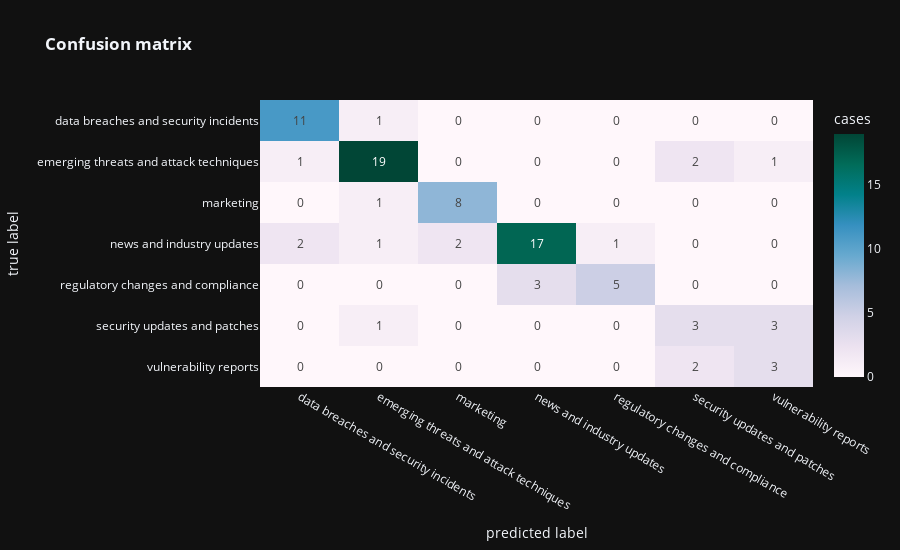
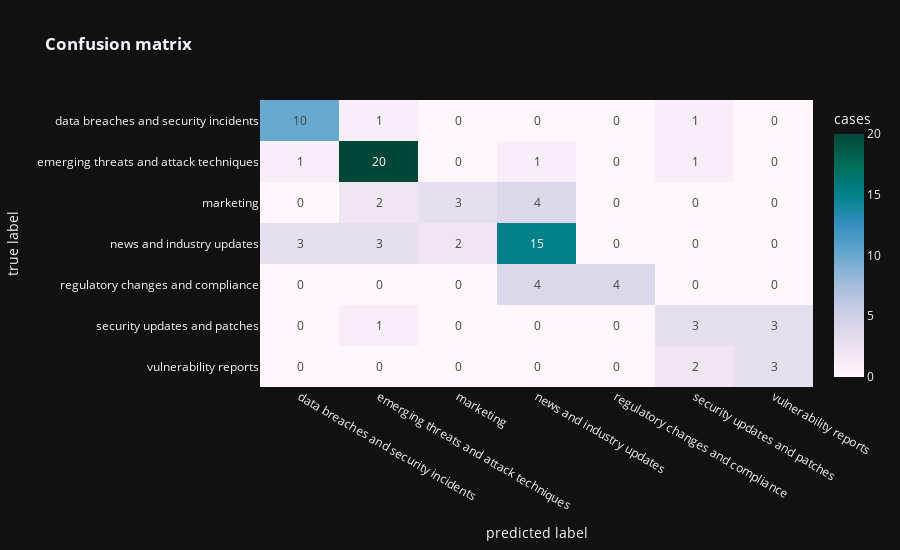

The notebook cell these images were saved under, in order:
### Code cell
X = np.stack(embeddedData['embeddings'].values)
y = embeddedData['category'].values

# Split data for training and testing
X_train, X_test, y_train, y_test = train_test_split(
    X,
    y,
    test_size=.25,
    random_state=42,
    stratify=y
)

splits = (X_train, X_test, y_train, y_test)

classifiers = {
    MLPClassifier(random_state=42),
    LogisticRegression(class_weight='balanced', solver='newton-cholesky', n_jobs=-1, random_state=42),
    
}



for clf in classifiers:
    benchmark(clf, splits)

### Figure 1 — Plotly figure (JSON) as saved in the notebook; plotly's stock layout.template omitted (floating-point values rounded to 4 significant figures)
{"data": [{"coloraxis": "coloraxis", "name": "0", "texttemplate": "%{z:d}", "x": ["data breaches and security incidents", "emerging threats and attack techniques", "marketing", "news and industry updates", "regulatory changes and compliance", "security updates and patches", "vulnerability reports"], "y": ["data breaches and security incidents", "emerging threats and attack techniques", "marketing", "news and industry updates", "regulatory changes and compliance", "security updates and patches", "vulnerability reports"], "z": [[11, 1, 0, 0, 0, 0, 0], [1, 19, 0, 0, 0, 2, 1], [0, 1, 8, 0, 0, 0, 0], [2, 1, 2, 17, 1, 0, 0], [0, 0, 0, 3, 5, 0, 0], [0, 1, 0, 0, 0, 3, 3], [0, 0, 0, 0, 0, 2, 3]], "type": "heatmap", "xaxis": "x", "yaxis": "y", "hovertemplate": "predicted label: %{x}<br>true label: %{y}<br>cases: %{z}<extra></extra>"}], "layout": {"xaxis": {"anchor": "y", "domain": [0.0, 1.0], "title": {"text": "predicted label"}}, "yaxis": {"anchor": "x", "domain": [0.0, 1.0], "autorange": "reversed", "title": {"text": "true label"}}, "coloraxis": {"colorbar": {"title": {"text": "cases"}}, "colorscale": [[0.0, "rgb(255,247,251)"], [0.125, "rgb(236,226,240)"], [0.25, "rgb(208,209,230)"], [0.375, "rgb(166,189,219)"], [0.5, "rgb(103,169,207)"], [0.625, "rgb(54,144,192)"], [0.75, "rgb(2,129,138)"], [0.875, "rgb(1,108,89)"], [1.0, "rgb(1,70,54)"]]}, "title": {"text": "<b>Confusion matrix</b>"}, "height": 550}}

### Figure 2 — Plotly figure (JSON) as saved in the notebook; plotly's stock layout.template omitted (floating-point values rounded to 4 significant figures)
{"data": [{"coloraxis": "coloraxis", "name": "0", "texttemplate": "%{z:d}", "x": ["data breaches and security incidents", "emerging threats and attack techniques", "marketing", "news and industry updates", "regulatory changes and compliance", "security updates and patches", "vulnerability reports"], "y": ["data breaches and security incidents", "emerging threats and attack techniques", "marketing", "news and industry updates", "regulatory changes and compliance", "security updates and patches", "vulnerability reports"], "z": [[10, 1, 0, 0, 0, 1, 0], [1, 20, 0, 1, 0, 1, 0], [0, 2, 3, 4, 0, 0, 0], [3, 3, 2, 15, 0, 0, 0], [0, 0, 0, 4, 4, 0, 0], [0, 1, 0, 0, 0, 3, 3], [0, 0, 0, 0, 0, 2, 3]], "type": "heatmap", "xaxis": "x", "yaxis": "y", "hovertemplate": "predicted label: %{x}<br>true label: %{y}<br>cases: %{z}<extra></extra>"}], "layout": {"xaxis": {"anchor": "y", "domain": [0.0, 1.0], "title": {"text": "predicted label"}}, "yaxis": {"anchor": "x", "domain": [0.0, 1.0], "autorange": "reversed", "title": {"text": "true label"}}, "coloraxis": {"colorbar": {"title": {"text": "cases"}}, "colorscale": [[0.0, "rgb(255,247,251)"], [0.125, "rgb(236,226,240)"], [0.25, "rgb(208,209,230)"], [0.375, "rgb(166,189,219)"], [0.5, "rgb(103,169,207)"], [0.625, "rgb(54,144,192)"], [0.75, "rgb(2,129,138)"], [0.875, "rgb(1,108,89)"], [1.0, "rgb(1,70,54)"]]}, "title": {"text": "<b>Confusion matrix</b>"}, "height": 550}}
